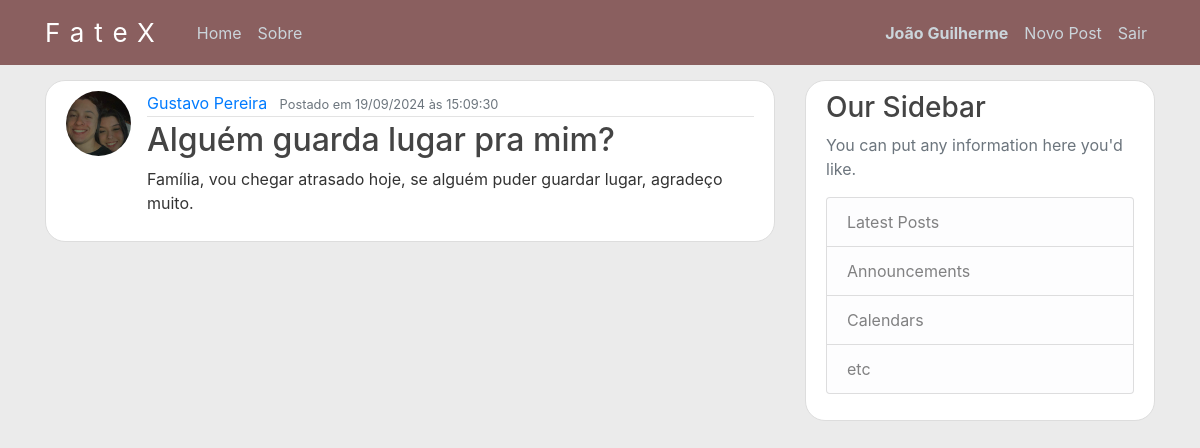
/post/2 (signed in), run on an earlier commit of the app's database.
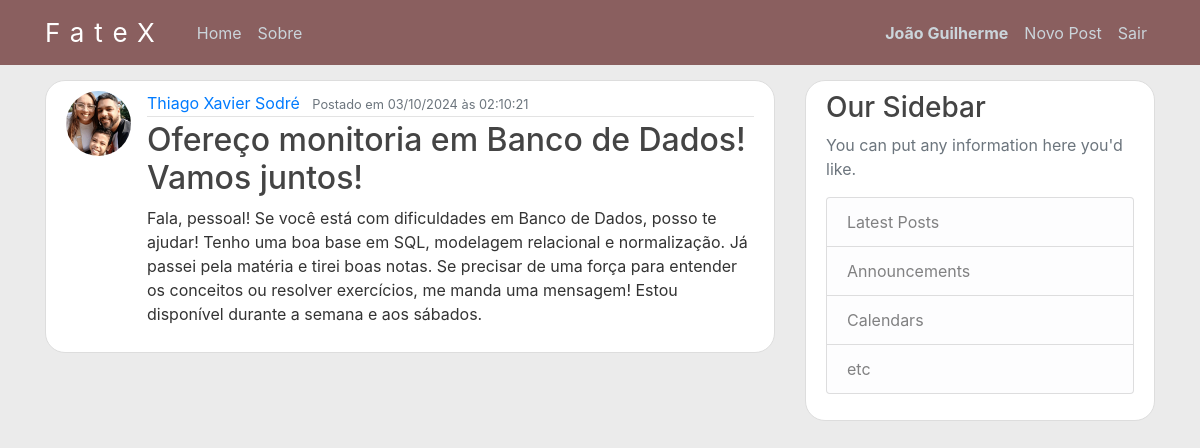
And on a later commit of the database.
### app/models.py (models this page shows, shortened)
class User(db.Model, UserMixin):
    id = db.Column(db.Integer, primary_key=True)
    username = db.Column(db.String(20), unique=True, nullable=False)
    email = db.Column(db.String(120), unique=True, nullable=False)
    image_file = db.Column(db.String(20), nullable=False, default='default.jpg')
    password = db.Column(db.String(60), nullable=False)
    posts = db.relationship('Post', backref='author', lazy=True)

class Post(db.Model):
    id = db.Column(db.Integer, primary_key=True)
    title = db.Column(db.String(100), nullable=False)
    date_posted = db.Column(db.DateTime, nullable=False, default = datetime.utcnow)
    content = db.Column(db.Text, nullable=False)
    user_id = db.Column(db.Integer, db.ForeignKey('user.id'), nullable=False)

### app/routes.py (the view)
@app.route('/post/<int:post_id>')
@login_required
def post(post_id):
    post = Post.query.get_or_404(post_id)
    return render_template('post.html', title=post.title, post=post)

### app/models.py (called while the page is built)
@login_manager.user_loader
def load_user(user_id):
    return User.query.get(int(user_id))

### app/templates/post.html (shortened to what this page needs)
{%extends "layout.html"%}
{%block content%}
<article class="media content-section">
    <img class="rounded-circle article-img" src="{{url_for('static', filename='profile_pics/' + post.author.image_file)}}">
    <div class="media-body">
        <div class="article-metadata">
            <a class="mr-2" href="{{url_for('user_posts', username=post.author.username)}}">{{ post.author.username }}</a>
            <small class="text-muted">Postado em {{ post.date_posted.strftime('%d/%m/%Y às %H:%m:%S') }}</small>
        </div>
        <h2 class=""article-title>{{ post.title }}</a></h2>
        <p class="article-content">{{ post.content }}</p>
    </div>
</article>
{%endblock content%}

What changed in the data, as far as the page shows it:
no longer on this page (row unchanged): User: image_file (picture), author.username "Gustavo Pereira"
now on this page (row edited): User: image_file (picture), author.username "Thiago Xavier Sodré"
changed Post: date_posted "19/09/2024 às 15:09:30" → "03/10/2024 às 02:10:21"; title "Alguém guarda lugar pra mim?" → "Ofereço monitoria em Banco de Dados! Vamos juntos!"; content "Família, vou chegar atrasado hoje, se alguém puder guardar lugar, agradeço muito." → "Fala, pessoal! Se você está com dificuldades em Banco de Dados, posso te ajudar! Tenho uma boa base em SQL, modelagem relacional e normalização. Já passei pela matéria e tirei boas notas. Se precisar de uma força para entender os conceitos ou resolver exercícios, me manda uma mensagem! Estou disponível durante a semana e aos sábados."
